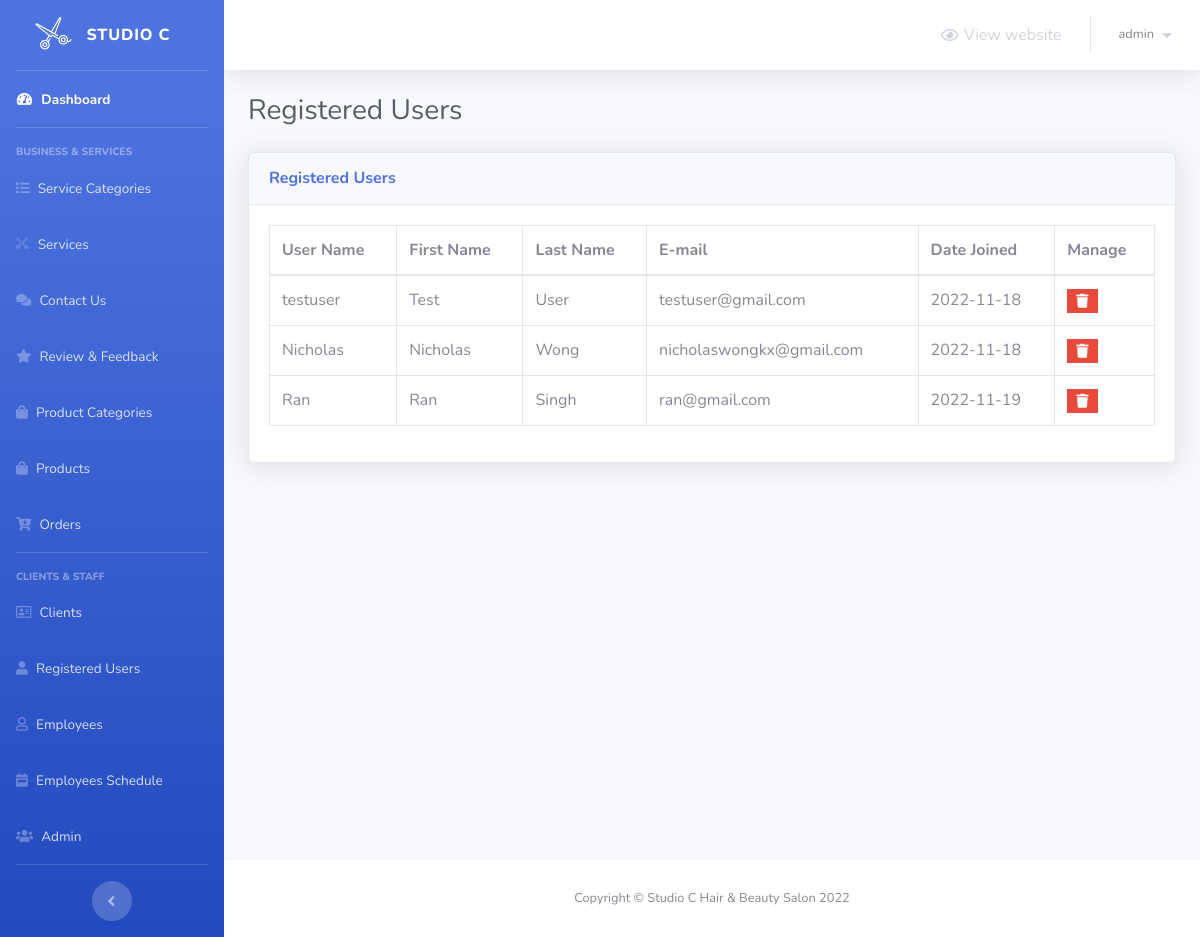
Page /admin/users.php (signed in) on the committed database.
### tables this page shows
CREATE TABLE `users` (
  `id` int(10) NOT NULL,
  `username` varchar(50) NOT NULL,
  `password` varchar(50) NOT NULL,
  `email` varchar(50) NOT NULL,
  `firstname` varchar(50) NOT NULL,
  `lastname` varchar(50) NOT NULL,
  `date_joined` date NOT NULL
);

### admin/users.php (the view, shortened to what this page needs)
<?php
    include 'Includes/templates/header.php';
    if(isset($_SESSION['username_barbershop_Xw211qAAsq4']) && isset($_SESSION['password_barbershop_Xw211qAAsq4']))
    {
?>
        <div class="container-fluid">
            <div class="d-sm-flex align-items-center justify-content-between mb-4">
                <h1 class="h3 mb-0 text-gray-800">Registered Users</h1>
            </div>
            <div class="card shadow mb-4">
                <div class="card-header py-3">
                    <h6 class="m-0 font-weight-bold text-primary">Registered Users</h6>
                </div>
                <div class="card-body">
                    <div class="table-responsive">
                        <table class="table table-bordered" id="dataTable" width="100%" cellspacing="0">
                            <thead>
                                <tr>
                                    <th>User Name</th>
                                    <th>First Name</th>
                                    <th>Last Name</th>
                                    <th>E-mail</th>
                                    <th>Date Joined</th>
                                    <th>Manage</th>
                                </tr>
                            </thead>
                            <tbody>
                            <?php
                            include_once('dbconnect.php');
                            $sql = "SELECT * FROM users;";
                            $result = mysqli_query($con,$sql);
                            while ($row = mysqli_fetch_assoc($result))
                                {
                                    echo "<tr>
                                        <td>"  . $row["username"] . "</td>
                                        <td>"  . $row["firstname"] . "</td>
                                        <td>"  . $row["lastname"] . "</td>
                                        <td>"  . $row["email"] . "</td>
                                        <td>"  . $row["date_joined"] . "</td>
                                        <td>
                                            <a class ='btn btn-danger btn-sm rounded-0 fa fa-trash' href='deleteusers.php?id=$row[id]'></a>
                                        </td>
                                    </tr>";
                                }
                            ?>
                            </tbody>
                        </table>
                    </div>
                </div>
            </div>
        </div>
<?php
        include 'Includes/templates/footer.php';
    }
    else
    {
        header('Location: login.php');
        exit();
    }
?>

### rows in the picture
users: username "testuser", firstname "Test", lastname "User", email "testuser@gmail.com", date_joined "2022-11-18"
users: username "Nicholas", firstname "Nicholas", lastname "Wong", email "nicholaswongkx@gmail.com", date_joined "2022-11-18"
users: username "Ran", firstname "Ran", lastname "Singh", email "ran@gmail.com", date_joined "2022-11-19"

### other values in the picture
$_SESSION['username_barbershop_Xw211qAAsq4'] "admin"
